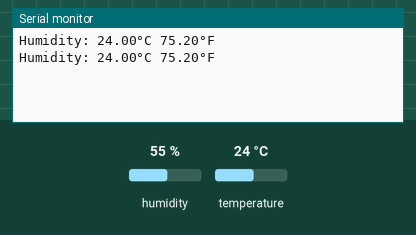
The sketch below on a simulated Arduino Uno, built with avr-gcc and run on an emulated ATmega328P. Shown: the last lines printed to the serial monitor. The inputs (shaded band) are chosen by the test bench; at power-on: temperature 24 °C, humidity 55 %.

Above: at 4.8 s.
4.9 s: temperature set to 12 °C
At 6.8 s:
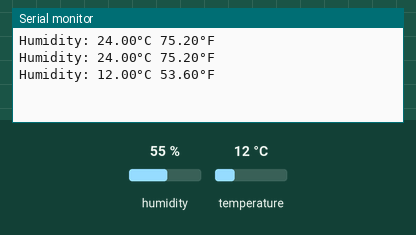
7.9 s: temperature set to 19 °C
At 9.2 s:
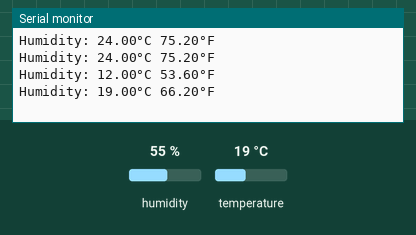
Timing chart, 0 to 10.9 s (numbered marks = the images above; inputs shaded):
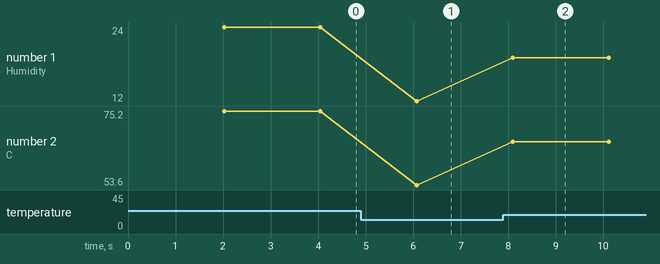

The sketch:

HUMIDITY_TEMPERATURE.ino
```cpp
#include "DHT.h"
#define DHTPIN 10
#define DHTTYPE DHT11
DHT dht(DHTPIN,DHTTYPE);
void setup() {
  // put your setup code here, to run once:
  Serial.begin(9600);
  dht.begin();
}

void loop() {
  // put your main code here, to run repeatedly:
  delay(2000);
  float humi=dht.readHumidity();
  float tempC=dht.readTemperature();
  float tempF=dht.readTemperature(true);
  if(isnan(humi) || isnan(tempC) || isnan(tempF))
  {
    Serial.println("Failed to read from DHT sensor!");
  }
  else
  {
    Serial.print("Humidity: ");
    Serial.print(tempC);
    Serial.print("°C ");
    Serial.print(tempF);
    Serial.println("°F");
  }
}
```

Measured:
- after the input at 4.9 s, the serial monitor: prints a new line after 1.2 s (image 1)
- after the input at 7.9 s, the serial monitor: prints a new line after 0.20 s (image 2)
- plotted number 1: 24 → 12 after the input at 4.9 s, 12 → 19 after the input at 7.9 s
- plotted number 2: 75.2 → 53.6 after the input at 4.9 s, 53.6 → 66.2 after the input at 7.9 s
